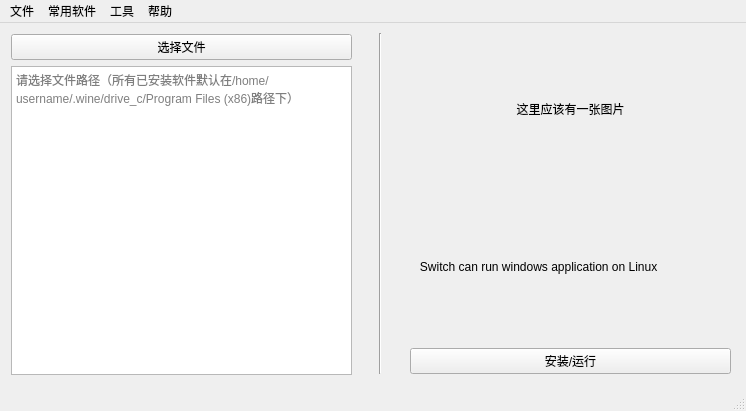
<?xml version="1.0" encoding="UTF-8"?>
<ui version="4.0">
 <class>MainWindow1</class>
 <widget class="QMainWindow" name="MainWindow1">
  <property name="geometry">
   <rect>
    <x>0</x>
    <y>0</y>
    <width>746</width>
    <height>411</height>
   </rect>
  </property>
  <property name="windowTitle">
   <string>Switch</string>
  </property>
  <widget class="QWidget" name="centralwidget">
   <widget class="Line" name="line">
    <property name="geometry">
     <rect>
      <x>370</x>
      <y>10</y>
      <width>20</width>
      <height>341</height>
     </rect>
    </property>
    <property name="orientation">
     <enum>Qt::Vertical</enum>
    </property>
   </widget>
   <widget class="QWidget" name="">
    <property name="geometry">
     <rect>
      <x>11</x>
      <y>11</y>
      <width>341</width>
      <height>341</height>
     </rect>
    </property>
    <layout class="QVBoxLayout" name="verticalLayout">
     <item>
      <widget class="QPushButton" name="Buttonchoose">
       <property name="text">
        <string>选择文件</string>
       </property>
      </widget>
     </item>
     <item>
      <widget class="QTextEdit" name="textEdit">
       <property name="placeholderText">
        <string>请选择文件路径（所有已安装软件默认在/home/username/.wine/drive_c/Program Files (x86)路径下）</string>
       </property>
      </widget>
     </item>
    </layout>
   </widget>
   <widget class="QWidget" name="">
    <property name="geometry">
     <rect>
      <x>410</x>
      <y>10</y>
      <width>321</width>
      <height>341</height>
     </rect>
    </property>
    <layout class="QVBoxLayout" name="verticalLayout_2">
     <item>
      <widget class="QLabel" name="labelpicture">
       <property name="text">
        <string>这里应该有一张图片</string>
       </property>
       <property name="textFormat">
        <enum>Qt::AutoText</enum>
       </property>
       <property name="alignment">
        <set>Qt::AlignCenter</set>
       </property>
      </widget>
     </item>
     <item>
      <widget class="QLabel" name="label">
       <property name="text">
        <string>   Switch can run windows application on Linux</string>
       </property>
      </widget>
     </item>
     <item>
      <widget class="QPushButton" name="Buttonrun">
       <property name="text">
        <string>安装/运行</string>
       </property>
      </widget>
     </item>
    </layout>
   </widget>
  </widget>
  <widget class="QMenuBar" name="menubar">
   <property name="geometry">
    <rect>
     <x>0</x>
     <y>0</y>
     <width>746</width>
     <height>23</height>
    </rect>
   </property>
   <widget class="QMenu" name="menufile">
    <property name="title">
     <string>文件</string>
    </property>
    <addaction name="actionChoose"/>
   </widget>
   <widget class="QMenu" name="menusoft">
    <property name="title">
     <string>常用软件</string>
    </property>
    <widget class="QMenu" name="menubangongruanjian">
     <property name="title">
      <string>办公软件</string>
     </property>
     <addaction name="actionWPS"/>
     <addaction name="separator"/>
     <addaction name="actionTencentMeeting"/>
     <addaction name="separator"/>
     <addaction name="actionDingDing"/>
    </widget>
    <widget class="QMenu" name="menu">
     <property name="title">
      <string>通讯软件</string>
     </property>
     <addaction name="actionQQ"/>
     <addaction name="separator"/>
     <addaction name="actionWeChat"/>
    </widget>
    <widget class="QMenu" name="menu_2">
     <property name="title">
      <string>娱乐软件</string>
     </property>
     <addaction name="actionsteam"/>
     <addaction name="separator"/>
     <addaction name="actionWeGame"/>
    </widget>
    <widget class="QMenu" name="menu_3">
     <property name="title">
      <string>影视软件</string>
     </property>
     <addaction name="actionTencentVedio"/>
     <addaction name="separator"/>
     <addaction name="actionAiqiyiVedio"/>
    </widget>
    <widget class="QMenu" name="menuMusic">
     <property name="title">
      <string>音乐软件</string>
     </property>
     <addaction name="actionQQMusic"/>
     <addaction name="separator"/>
     <addaction name="actionCloudMusic"/>
     <addaction name="separator"/>
     <addaction name="actionfoobar2000"/>
    </widget>
    <addaction name="menubangongruanjian"/>
    <addaction name="separator"/>
    <addaction name="menu"/>
    <addaction name="separator"/>
    <addaction name="menu_2"/>
    <addaction name="separator"/>
    <addaction name="menu_3"/>
    <addaction name="separator"/>
    <addaction name="menuMusic"/>
   </widget>
   <widget class="QMenu" name="menuhelp">
    <property name="title">
     <string>帮助</string>
    </property>
    <addaction name="actionzh"/>
   </widget>
   <widget class="QMenu" name="menufixer">
    <property name="title">
     <string>工具</string>
    </property>
    <addaction name="actionwineinstall"/>
    <addaction name="separator"/>
    <addaction name="actioncfg"/>
    <addaction name="separator"/>
    <addaction name="actiontxt"/>
    <addaction name="separator"/>
    <addaction name="actionreboot"/>
    <addaction name="separator"/>
    <addaction name="actiondelete"/>
   </widget>
   <addaction name="menufile"/>
   <addaction name="menusoft"/>
   <addaction name="menufixer"/>
   <addaction name="menuhelp"/>
  </widget>
  <widget class="QStatusBar" name="statusbar"/>
  <action name="actionChoose">
   <property name="text">
    <string>选择文件</string>
   </property>
  </action>
  <action name="actionQQ">
   <property name="text">
    <string>QQ</string>
   </property>
  </action>
  <action name="actionWeChat">
   <property name="text">
    <string>WeChat</string>
   </property>
  </action>
  <action name="actionWPS">
   <property name="text">
    <string>Wps</string>
   </property>
  </action>
  <action name="actionWeChat_2">
   <property name="text">
    <string>WeChat</string>
   </property>
  </action>
  <action name="actionWPS_2">
   <property name="text">
    <string>WPS</string>
   </property>
  </action>
  <action name="actionzh">
   <property name="text">
    <string>中文乱码解决</string>
   </property>
  </action>
  <action name="actioncfg">
   <property name="text">
    <string>wine设置</string>
   </property>
  </action>
  <action name="actiontxt">
   <property name="text">
    <string>wine文档</string>
   </property>
  </action>
  <action name="actiondelete">
   <property name="text">
    <string>软件卸载</string>
   </property>
  </action>
  <action name="actionreboot">
   <property name="text">
    <string>wine重启</string>
   </property>
  </action>
  <action name="actionTencentMeeting">
   <property name="text">
    <string>腾讯会议</string>
   </property>
  </action>
  <action name="actionsteam">
   <property name="text">
    <string>Steam</string>
   </property>
  </action>
  <action name="actionDingDing">
   <property name="text">
    <string>钉钉</string>
   </property>
  </action>
  <action name="actionQQGame">
   <property name="text">
    <string>QQ游戏</string>
   </property>
  </action>
  <action name="actionWeGame">
   <property name="text">
    <string>WeGame</string>
   </property>
  </action>
  <action name="actionTencentVedio">
   <property name="text">
    <string>腾讯视频</string>
   </property>
  </action>
  <action name="actionAiqiyiVedio">
   <property name="text">
    <string>爱奇艺</string>
   </property>
  </action>
  <action name="actionQQMusic">
   <property name="text">
    <string>QQ音乐</string>
   </property>
  </action>
  <action name="actionCloudMusic">
   <property name="text">
    <string>网易云音乐</string>
   </property>
  </action>
  <action name="actionfoobar2000">
   <property name="text">
    <string>foobar2000</string>
   </property>
  </action>
  <action name="actionwineinstall">
   <property name="text">
    <string>wine安装</string>
   </property>
  </action>
 </widget>
 <resources/>
 <connections/>
</ui>
